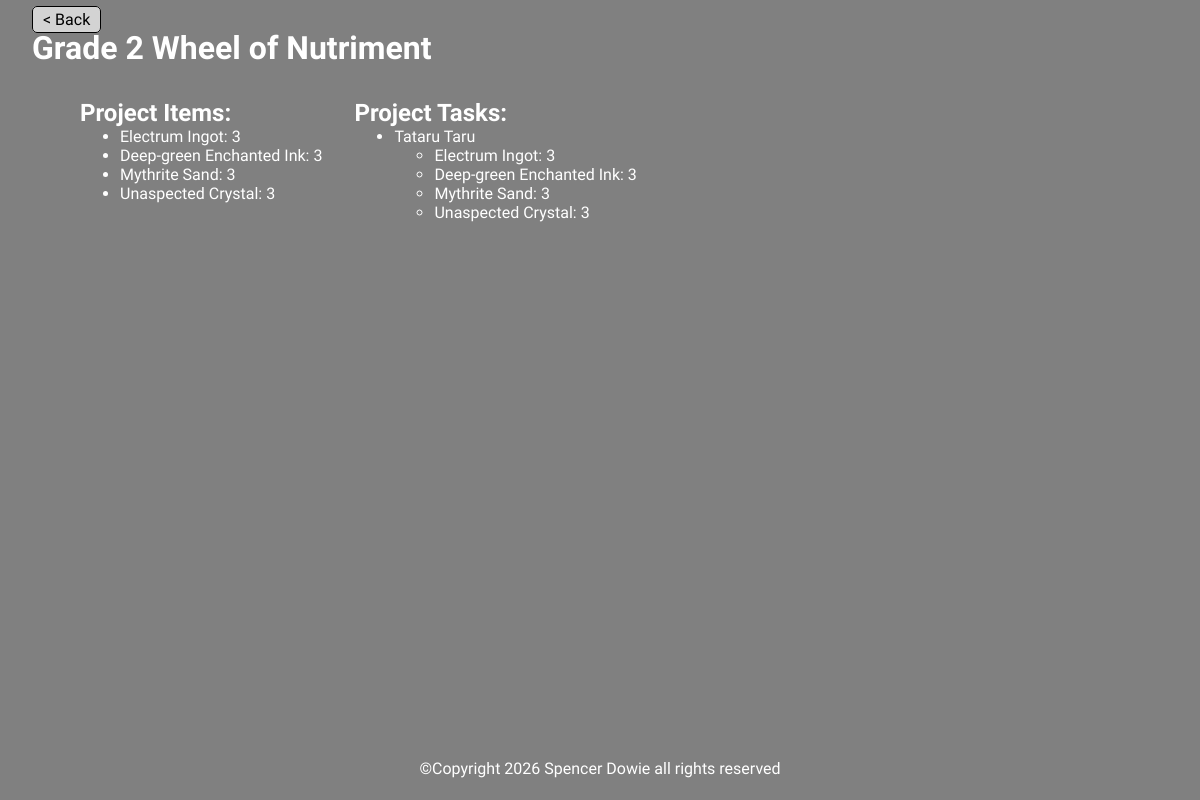
Screenshot of /details/project.php?id=2 with the database file from the repository.
### tables this page shows
CREATE TABLE `projects` (
  `id` int(11) NOT NULL,
  `guild_id` int(11) NOT NULL,
  `name` varchar(150) NOT NULL,
  `start_date` date DEFAULT NULL,
  `end_date` date DEFAULT NULL,
  `deadline` date DEFAULT NULL
);

CREATE TABLE `project_tasks` (
  `id` int(11) NOT NULL,
  `project_id` int(11) NOT NULL,
  `player_id` int(11) NOT NULL
);

CREATE TABLE `players` (
  `id` int(11) NOT NULL,
  `username` varchar(150) NOT NULL,
  `guild_id` int(11) DEFAULT NULL
);

### db.php (called while the page is built, shortened)
<?php
function create_connection()
{
    $hostname = "localhost";
    $username = "root";
    $password = "root";
    $dbname = "wdp_a1";
    $conn = mysqli_connect($hostname, $username, $password, $dbname);
    return $conn;
}
function get_project($project_id)
{
    $conn = create_connection();
    $sql = "SELECT * FROM projects WHERE id = ?";
    if ($query = $conn->prepare($sql))
    {
        $query->bind_param("s", $project_id);
        $query->execute();
        $result = $query->get_result();
        $project = $result->fetch_all(MYSQLI_ASSOC)[0];
    }
    return $project;
}
function get_project_items($project_id)
{
    $conn = create_connection();
    $sql = "SELECT count, fulfilled, item_data.name AS `name`
    FROM `project_items`
    JOIN `item_data` ON item_data_id = item_data.id
    WHERE project_id = ?";
    if ($query = $conn->prepare($sql))
    {
        $query->bind_param("s", $project_id);
        $query->execute();
        $result = $query->get_result();
        $items = $result->fetch_all(MYSQLI_ASSOC);
    }
    return $items;
}
function get_project_tasks($project_id)
{
    $conn = create_connection();
    $sql = "SELECT project_tasks.id AS id, players.username AS username
    FROM `project_tasks`
    JOIN players ON player_id = players.id
    WHERE project_id = ?";
    if ($query = $conn->prepare($sql))
    {
        $query->bind_param("s", $project_id);
        $query->execute();
        $result = $query->get_result();
        $tasks = $result->fetch_all(MYSQLI_ASSOC);
    }
    return $tasks;
}
function get_task_details($task_id)
{
    $conn = create_connection();
    $sql = "SELECT project_items.count AS item_count, item_data.name AS item_name
    FROM `task_items`
    JOIN `project_tasks` ON project_tasks_id = project_tasks.id
    JOIN project_items ON project_items_id = project_items.id
    JOIN item_data ON project_items.item_data_id = item_data.id
    WHERE project_tasks.id = ?;";
    if ($query = $conn->prepare($sql))
    {
        $query->bind_param("s", $task_id);
        $query->execute();
        $result = $query->get_result();
        $items = $result->fetch_all(MYSQLI_ASSOC);
    }
    return $items;
}

### details/project.php (the view, shortened to what this page needs)
<?php
require_once("../db.php");
$project_id = $_GET["id"];
$project = get_project($project_id);
$project_items = get_project_items($project_id);
$project_tasks = get_project_tasks($project_id);
$task_details = [];
foreach ($project_tasks as $task)
{
    $task_details[$task["id"]] = get_task_details($task["id"]);
}
?>
<!DOCTYPE html>
<html lang="en">
<head>
    <link rel="stylesheet" type="text/css" href="../style.css" />
</head>
<body>
    <header>
        <a href="./guild.php?id=<?php echo $project["guild_id"] ?>" id="back-button">
            &lt; Back</a>
        <h1><?php echo $project["name"] ?></h1>
    </header>
    <main>
        <div>
            <h2>Project Items:</h2>
            <ul>
                <?php foreach ($project_items as $item): ?>
                    <li>
                        <p><?php echo $item["name"] . ": " . $item["count"] ?></p>
                    </li>
                <?php endforeach; ?>
            </ul>
        </div>
        <div>
            <h2>Project Tasks:</h2>
            <ul>
                <?php foreach ($project_tasks as $task): ?>
                    <li>
                        <p><?php echo $task["username"] ?></p>
                        <ul>
                            <?php foreach ($task_details[$task["id"]] as $detail): ?>
                                <li><?php echo $detail["item_name"] . ": " . $detail["item_count"] ?></li>
                            <?php endforeach; ?>
                        </ul>
                    </li>
                <?php endforeach; ?>
            </ul>
        </div>
    </main>
    <footer>
        <div id="copyright">
            &copy;Copyright 2026 Spencer Dowie all rights reserved
        </div>
    </footer>
</body>
</html>

### style.css (style rules this page uses)
body { display: flex; flex-direction: column; height: 100vh; margin: 0; font-family: "Kadwa", serif; background-color: grey; color: white; }
header { margin-left: 2em; padding-top: 10px; }
main { flex-grow: 1; margin-left: 5em; margin-top: 2em; display: flex; flex-direction: row; column-gap: 2em; }
h1, h2 { padding: 0; margin: 0; }
ul, ul p { margin: 0; }
footer { flex-grow: 0; text-align: center; padding: 1.4em; }
button, #back-button { font-family: "Kadwa", serif; font-weight: 400; }
#back-button, #back-button:visited { text-decoration: none; color: black; background-color: lightgrey; border-color: black; border-style: solid; border-width: 1px; border-radius: 5px; padding: 3px 10px; }

### rows the page displays
projects: name "Grade 2 Wheel of Nutriment"
project_tasks: player.username "Tataru Taru", item_name "Electrum Ingot", item_count "3", item_name "Deep-green Enchanted Ink", item_name "Mythrite Sand", item_name "Unaspected Crystal"

### other values shown
$item["name"] "Electrum Ingot"
$item["count"] "3"
$item["name"] "Deep-green Enchanted Ink"
$item["name"] "Mythrite Sand"
$item["name"] "Unaspected Crystal"
